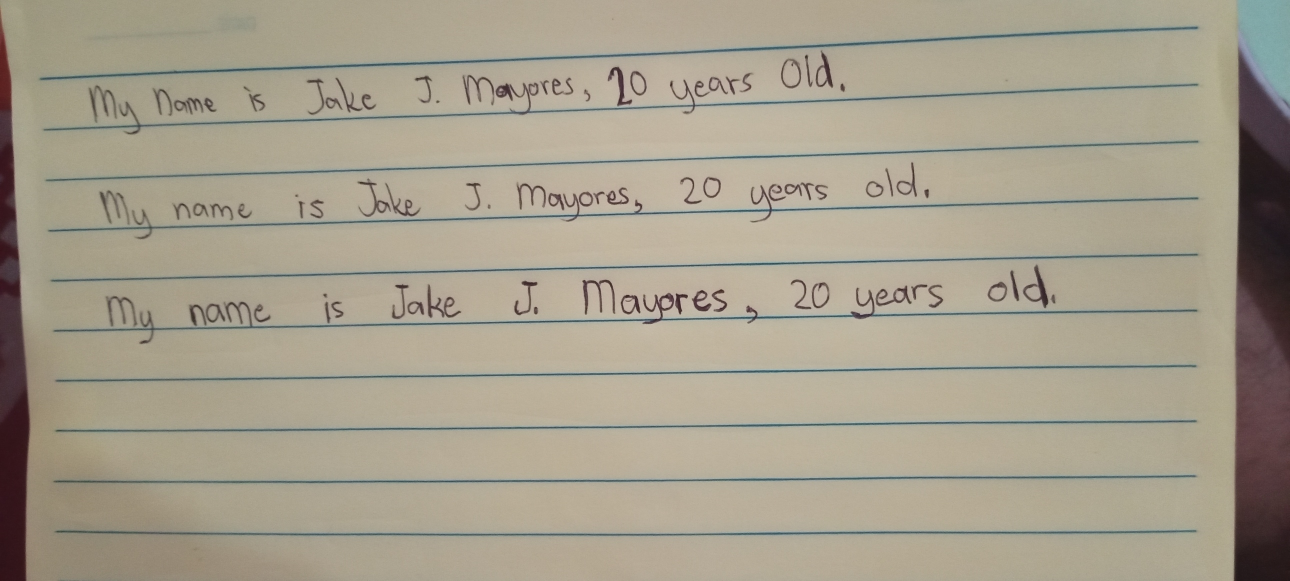
#> input picture debug_original.png, 2580 x 1161 px (shown at 1/2 size)
$ python -i preprocessing.py   (imports and definitions only)
#> lines starting #> are read from the running program, lines starting #| are printed output that depends on the picture
"""
Image preprocessing utilities for OCR
"""

import numpy as np
import cv2
from PIL import Image
from config import IMAGE_CONFIG


def to_numpy(image) -> np.ndarray:
    """Convert PIL Image to numpy array RGB"""
    if isinstance(image, Image.Image):
        if image.mode != 'RGB':
            image = image.convert('RGB')
        return np.array(image)
    return image


# [20 lines left out: function preprocess_image, not called in this run]


def enhance_for_ocr(image) -> np.ndarray:
    """
    Enhanced preprocessing for better OCR accuracy
    - Increase contrast using CLAHE
    - Sharpen text
    """
    img_array = to_numpy(image)

    # Convert to LAB for better contrast enhancement
    lab = cv2.cvtColor(img_array, cv2.COLOR_RGB2LAB)
#> lab: shape (1161, 2580, 3); mean of channels 0, 1, 2 166.1, 127.7, 138.1
    l, a, b = cv2.split(lab)
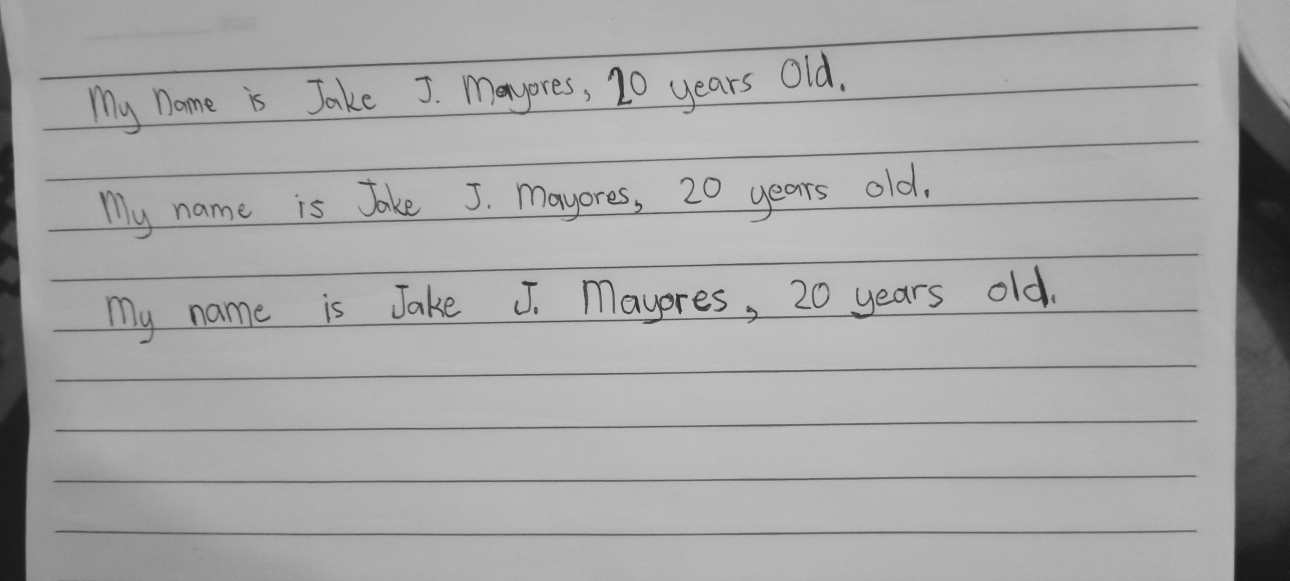
#> l: shape (1161, 2580) (shown at 1/2 size); min 20, max 202, mean 166.1
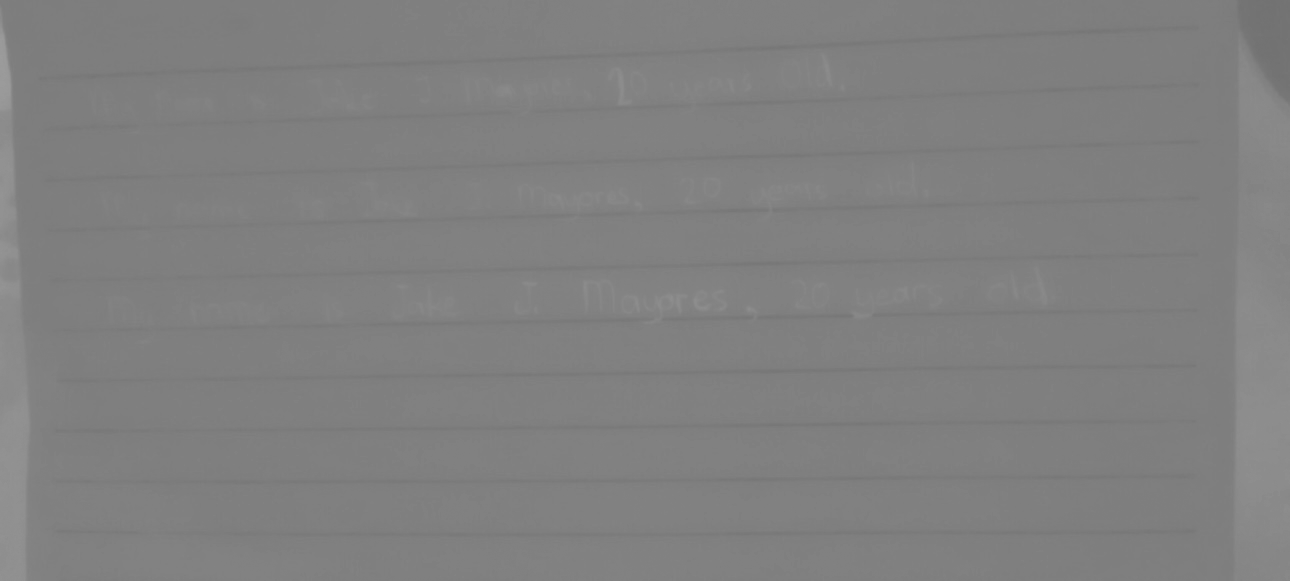
#> a: shape (1161, 2580) (shown at 1/2 size); min 113, max 156, mean 127.7

    # Apply CLAHE
    clahe = cv2.createCLAHE(clipLimit=2.0, tileGridSize=(8, 8))
    l = clahe.apply(l)

    # Merge and convert back
    lab = cv2.merge([l, a, b])
#> lab: shape (1161, 2580, 3); mean of channels 0, 1, 2 169.5, 127.7, 138.1
    enhanced = cv2.cvtColor(lab, cv2.COLOR_LAB2RGB)
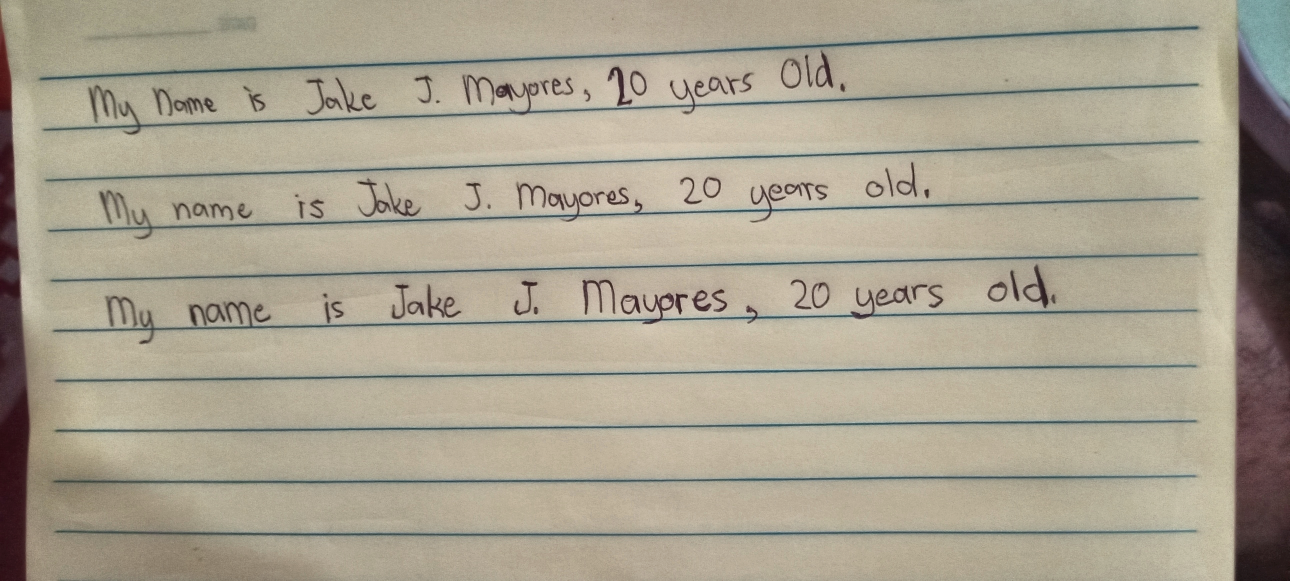
#> enhanced: shape (1161, 2580, 3) (shown at 1/2 size); mean R, G, B 169.3, 162, 144.3

    # Sharpen
    kernel = np.array([[-1, -1, -1], [-1, 9, -1], [-1, -1, -1]])
    sharpened = cv2.filter2D(enhanced, -1, kernel)

    # Blend 50/50
    return cv2.addWeighted(enhanced, 0.5, sharpened, 0.5, 0)
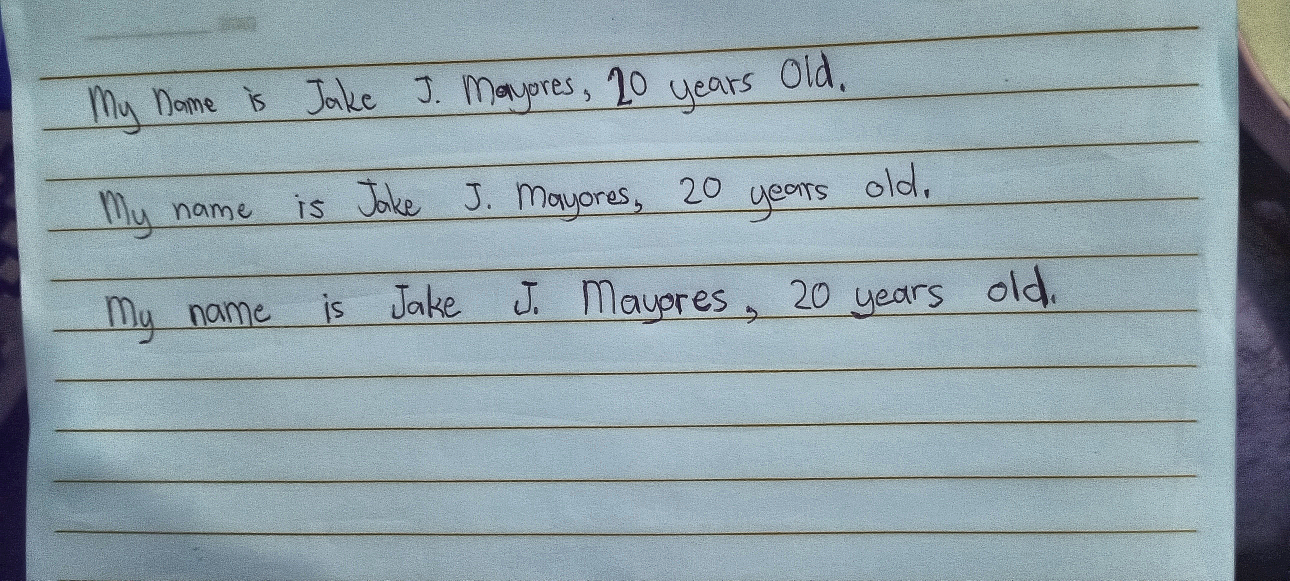
#> returned value: shape (1161, 2580, 3) (shown at 1/2 size); mean of channels 0, 1, 2 169.3, 161.9, 144.3; drawn as B, G, R


# [66 lines left out: functions upscale_for_handwriting, binarize_handwriting, preprocess_handwriting_advanced, to_grayscale_enhanced, not called in this run]

>>> import cv2
>>> picture = cv2.cvtColor(cv2.imread('debug_original.png'), cv2.COLOR_BGR2RGB)
>>> result = enhance_for_ocr(picture)

$ run again, on debug_line_2.png
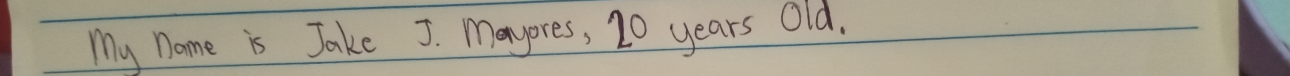
#> input picture debug_line_2.png, 2580 x 152 px (shown at 1/2 size)
#> in enhance_for_ocr, `l = clahe.apply(l)`:
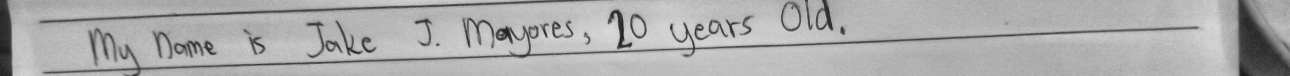
#> l: shape (152, 2580) (shown at 1/2 size); min 24, max 223, mean 171.7
#> in enhance_for_ocr, `return cv2.addWeighted(enhanced, 0.5, sharpened, 0.5, 0)`:
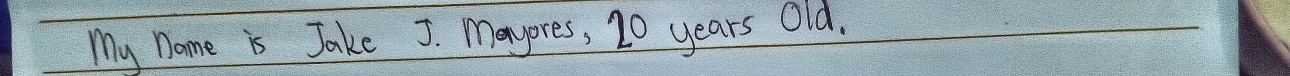
#> returned value: shape (152, 2580, 3) (shown at 1/2 size); mean of channels 0, 1, 2 170.3, 164.6, 147.9; drawn as B, G, R
